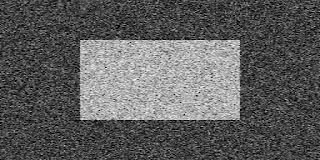
#> input picture resources/noisy2.png, 320 x 160 px
$ python 04-noisy-otsu.py
#> lines starting #> are read from the running program, lines starting #| are printed output that depends on the picture; after the words box and inside, x2 and y2 are one past the last pixel; in counts of white or black regions, pixels touching at a corner belong together
import numpy as np
import cv2 as cv
from matplotlib import pyplot as plt


# http://www.labbookpages.co.uk/software/imgProc/otsuThreshold.html
# https://docs.opencv.org/master/d7/d4d/tutorial_py_thresholding.html

img = cv.imread("../resources/noisy2.png", 0)
#> img is the input picture: shape (160, 320); min 0, max 247, mean 93.3

# Global thresholding by 127
ret, th1 = cv.threshold(img, 127, 255, cv.THRESH_BINARY)
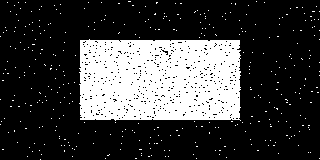
#> th1: shape (160, 320); 24.7% white; 378 white regions (377 under 20 px), largest, box (x1, y1, x2, y2) and area: (79, 39, 241, 121) 12172

# Otsu on Original Image
ret, th2 = cv.threshold(img, 0, 255, cv.THRESH_BINARY + cv.THRESH_OTSU)
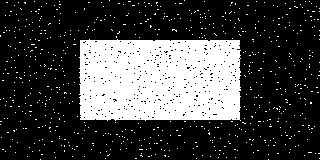
#> th2: shape (160, 320); 26% white; 696 white regions (695 under 20 px), largest, box (x1, y1, x2, y2) and area: (79, 39, 241, 121) 12390
#> ret = 119

# Working with Noisy Image
blurredImg = cv.GaussianBlur(img, (5, 5), cv.BORDER_REPLICATE)
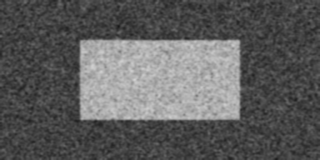
#> blurredImg: shape (160, 320); min 26, max 209, mean 93.3
# 1. Global Threshold
ret, th3 = cv.threshold(blurredImg, 119, 255, cv.THRESH_BINARY)
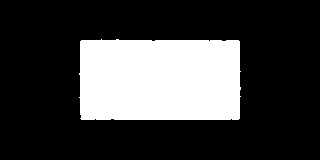
#> th3: shape (160, 320); 25% white; 1 white region, box (x1, y1, x2, y2) and area: (79, 39, 241, 120) 12792
# 1. Otsu Threshold
ret, th4 = cv.threshold(blurredImg, 0, 255, cv.THRESH_BINARY + cv.THRESH_OTSU)

print(ret)
#| 119.0

images = [img, th1, th2, blurredImg, th3, th4]
titles = ["Original Image", "Global Threshold", "Otsu Method", \
          "Blurred Image", "Global Threshold", "Otsu Method"]

for x in range(len(images)):
    plt.subplot(2, 3, x + 1), plt.imshow(images[x], 'gray')
    plt.title(titles[x])
    plt.xticks([]), plt.yticks([])
#> this loop made 6 passes

plt.show()

$ run again, with resources/3.png copied over resources/noisy2.png
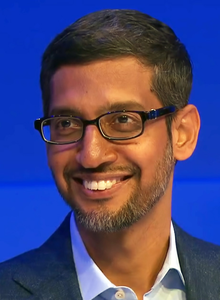
#> input picture resources/3.png, 220 x 300 px
#> `ret, th1 = cv.threshold(img, 127, 255, cv.THRESH_BINARY)`:
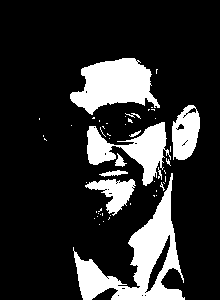
#> th1: shape (300, 220); 18.6% white; 52 white regions (42 under 20 px), largest, box (x1, y1, x2, y2) and area: (73, 173, 185, 300) 4563, (70, 58, 160, 115) 3092, (87, 122, 171, 186) 2209
#> th2: shape (300, 220); 23% white; 62 white regions (53 under 20 px), largest, box (x1, y1, x2, y2) and area: (72, 120, 186, 300) 8492, (66, 57, 162, 119) 3654, (85, 170, 136, 220) 1303
#> `ret, th2 = cv.threshold(img, 0, 255, cv.THRESH_BINARY + cv.THRESH_OTSU)`: ret = 112
#> th3: shape (300, 220); 20.6% white; 15 white regions (8 under 20 px), largest, box (x1, y1, x2, y2) and area: (74, 121, 185, 300) 7780, (68, 57, 160, 118) 3433, (172, 105, 200, 160) 1179
#> `ret, th4 = cv.threshold(blurredImg, 0, 255, cv.THRESH_BINARY + cv.THRE..`:
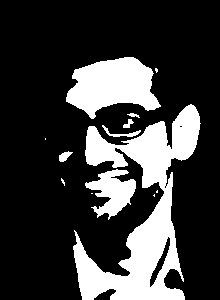
#> th4: shape (300, 220); 23.2% white; 13 white regions (6 under 20 px), largest, box (x1, y1, x2, y2) and area: (73, 104, 201, 300) 9892, (66, 57, 161, 119) 3712, (85, 169, 136, 220) 1348
#> `ret, th4 = cv.threshold(blurredImg, 0, 255, cv.THRESH_BINARY + cv.THRE..`: ret = 111
#| 111.0
#> the loop `for x in range(len(images)):` made 6 passes
